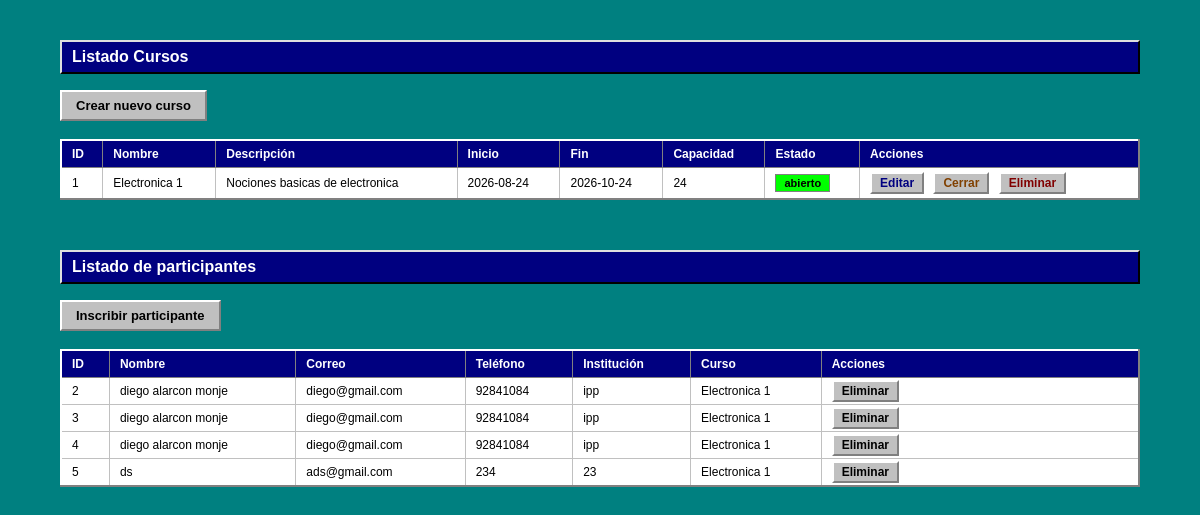
Before: / with the older database file.
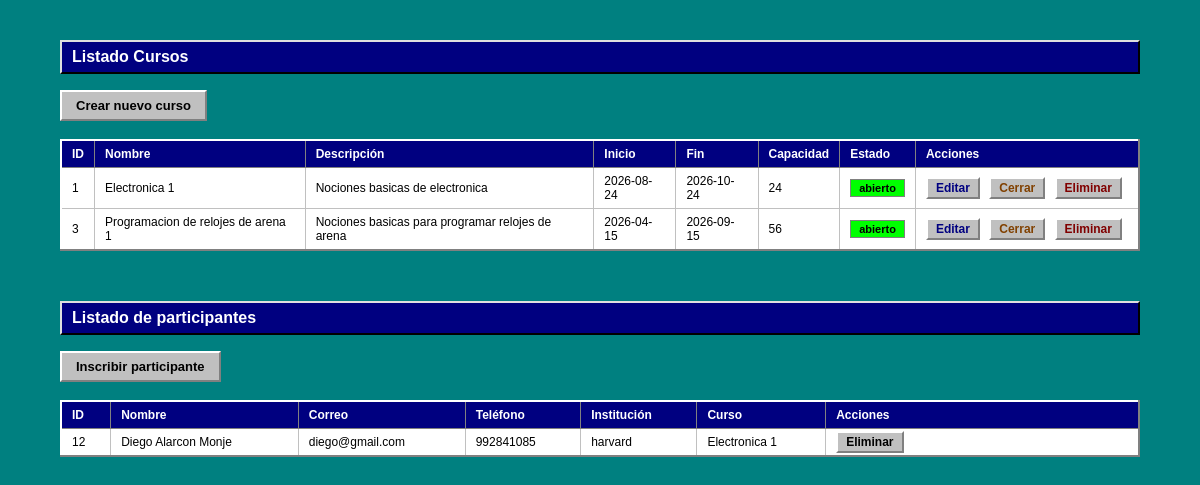
After: the same page with the newer database file.
### tables this page shows
CREATE TABLE "cursos" (
	"nombre"	TEXT NOT NULL,
	"descripcion"	TEXT NOT NULL,
	"inicio"	NUMERIC NOT NULL,
	"fin"	NUMERIC NOT NULL,
	"cupos_max"	INTEGER NOT NULL,
	"estado"	INTEGER NOT NULL,
	"id_curso"	INTEGER,
	PRIMARY KEY("id_curso" AUTOINCREMENT)
);

CREATE TABLE "participantes" (
	"rut"	NUMERIC NOT NULL,
	"nombre"	TEXT NOT NULL,
	"correo"	TEXT,
	"telefono"	NUMERIC,
	"institucion"	TEXT,
	"curso"	TEXT,
	"id_participante"	INTEGER,
	PRIMARY KEY("id_participante" AUTOINCREMENT)
);

### app.py (the view)
@app.route('/')
def index():
	cursos = get_cursos()
	participantes = get_participantes()
	return render_template('index.html', cursos=cursos, participantes=participantes)

### app.py (called while the page is built)
def get_cursos():
	conn=sqlite3.connect(DB_path)
	cursor=conn.cursor()
	cursor.execute('SELECT * FROM cursos')
	cursos=cursor.fetchall()
	conn.close()
	return cursos

def get_participantes():
	conn = sqlite3.connect(DB_path)
	cursor = conn.cursor()
	cursor.execute("""
		SELECT participantes.id_participante,
		       participantes.nombre,
		       participantes.correo,
		       participantes.telefono,
		       participantes.institucion,
		       cursos.nombre
		FROM participantes
		JOIN inscripciones ON participantes.id_participante = inscripciones.id_participante
		JOIN cursos ON inscripciones.id_curso = cursos.id_curso
	""")
	participantes = cursor.fetchall()
	conn.close()
	return participantes

### templates/index.html (shortened to what this page needs)
<!DOCTYPE html>
<head>
    <link rel="stylesheet" href="{{ url_for('static', filename='style.css') }}">
</head>
<body>
    <h2>Listado Cursos</h2>
    <a class="btn-crear" href="/nuevo">Crear nuevo curso</a>
    <table>
        <thead>
            <tr>
                <th>ID</th>
                <th>Nombre</th>
                <th>Descripción</th>
                <th>Inicio</th>
                <th>Fin</th>
                <th>Capacidad</th>
                <th>Estado</th>
                <th>Acciones</th>
            </tr>
        </thead>
        <tbody>
            {% for curso in cursos %}
            <tr>
                <td>{{ curso[6] }}</td>
                <td>{{ curso[0] }}</td>
                <td>{{ curso[1] }}</td>
                <td>{{ curso[2] }}</td>
                <td>{{ curso[3] }}</td>
                <td>{{ curso[4] }}</td>
                <td>
                    <span class="estado estado-{{ curso[5] }}">{{ curso[5] }}</span>
                </td>
                <td>
                    <a href="/edit/{{curso[6]}}">Editar</a>
                    <a href="/close/{{curso[6]}}">Cerrar</a>
                    <a href="/delete/{{curso[6]}}">Eliminar</a>
                </td>
            </tr>
            {% endfor %}
        </tbody>
    </table>
    <h2>Listado de participantes</h2>
    <a class="btn-crear" href="/participante">Inscribir participante</a>
    <table>
        <thead>
            <tr>
                <th>ID</th>
                <th>Nombre</th>
                <th>Correo</th>
                <th>Teléfono</th>
                <th>Institución</th>
                <th>Curso</th>
                <th>Acciones</th>
            </tr>
        </thead>
        <tbody>
            {% for participante in participantes %}
            <tr>
                <td>{{ participante[0] }}</td>
                <td>{{ participante[1] }}</td>
                <td>{{ participante[2] }}</td>
                <td>{{ participante[3] }}</td>
                <td>{{ participante[4] }}</td>
                <td>{{ participante[5] }}</td>
                <td>
                    <a href="remove/{{participante[0]}}">Eliminar</a>
                </td>
            </tr>
            {% endfor %}
        </tbody>
    </table>
</body>

### static/style.css (style rules this page uses)
* { box-sizing: border-box; }
body { font-family: 'Tahoma', 'MS Sans Serif', Arial, sans-serif; background-color: #008080; color: #000; margin: 0; padding: 40px 60px; }
h2 { font-size: 16px; font-weight: bold; color: #fff; background-color: #000080; margin: 0 0 16px 0; padding: 6px 10px; border: 2px solid; border-color: #dfdfdf #000 #000 #dfdfdf; }
.btn-crear { display: inline-block; background-color: #c0c0c0; color: #000; padding: 6px 14px; font-size: 13px; font-weight: bold; text-decoration: none; margin-bottom: 18px; border: 2px solid; border-color: #fff #808080 #808080 #fff; }
table { border-collapse: collapse; width: 100%; background-color: #c0c0c0; margin-bottom: 50px; border: 2px solid; border-color: #fff #808080 #808080 #fff; }
th { background-color: #000080; color: #fff; text-align: left; padding: 6px 10px; font-size: 12px; font-weight: bold; border: 1px solid #808080; }
td { padding: 6px 10px; font-size: 12px; background-color: #fff; border: 1px solid #c0c0c0; }
td a { text-decoration: none; font-size: 12px; font-weight: bold; margin-right: 6px; padding: 2px 8px; background-color: #c0c0c0; border: 2px solid; border-color: #fff #808080 #808080 #fff; color: #000; }
td a[href^="/edit"] { color: #000080; }
td a[href^="/close"] { color: #804000; }
td a[href^="/delete"] { color: #800000; }
.estado { display: inline-block; padding: 2px 8px; font-size: 11px; font-weight: bold; border: 1px solid #808080; }
.estado-abierto { background-color: #00ff00; color: #000; }
th:last-child, td:last-child { white-space: nowrap; min-width: 220px; }

Changed rows visible on the page:
removed participantes: id_participante "2", nombre "diego alarcon monje", correo "diego@gmail.com", telefono "92841084", institucion "ipp", nombre "Electronica 1"
removed participantes: id_participante "3", nombre "diego alarcon monje", correo "diego@gmail.com", telefono "92841084", institucion "ipp", nombre "Electronica 1"
removed participantes: id_participante "4", nombre "diego alarcon monje", correo "diego@gmail.com", telefono "92841084", institucion "ipp", nombre "Electronica 1"
removed participantes: id_participante "5", nombre "ds", correo "ads@gmail.com", telefono "234", institucion "23", nombre "Electronica 1"
added cursos: id_curso "3", nombre "Programacion de relojes de arena 1", descripcion "Nociones basicas para programar relojes de arena", inicio "2026-04-15", fin "2026-09-15", cupos_max "56", estado "abierto"
added participantes: id_participante "12", nombre "Diego Alarcon Monje", correo "diego@gmail.com", telefono "992841085", institucion "harvard", nombre "Electronica 1"
